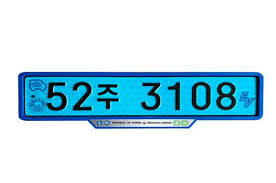
#> input picture 1.jpg, 276 x 183 px
$ python main.py
#> lines starting #> are read from the running program, lines starting #| are printed output that depends on the picture; after the words box and inside, x2 and y2 are one past the last pixel; in counts of white or black regions, pixels touching at a corner belong together
import cv2
import numpy as np
import matplotlib.pyplot as plt
import pytesseract

plt.style.use('dark_background')

img_ori = cv2.imread('1.jpg')
#> img_ori is the input picture: shape (183, 276, 3); mean B, G, R 236.3, 224.9, 195.6

height, width, channel = img_ori.shape
#> height = 183; width = 276; channel = 3

gray = cv2.cvtColor(img_ori, cv2.COLOR_BGR2GRAY)
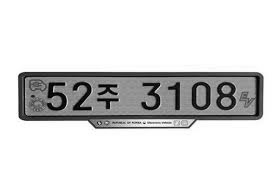
#> gray: shape (183, 276); min 0, max 255, mean 217.4

structuringElement = cv2.getStructuringElement(cv2.MORPH_RECT, (3, 3))

imgTopHat = cv2.morphologyEx(gray, cv2.MORPH_TOPHAT, structuringElement)
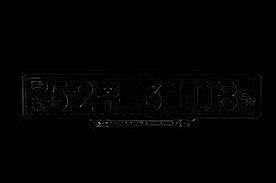
#> imgTopHat: shape (183, 276); min 0, max 148, mean 1.7
imgBlackHat = cv2.morphologyEx(gray, cv2.MORPH_BLACKHAT, structuringElement)
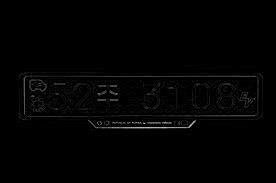
#> imgBlackHat: shape (183, 276); min 0, max 198, mean 2.7

imgGrayscalePlusTopHat = cv2.add(gray, imgTopHat)
gray = cv2.subtract(imgGrayscalePlusTopHat, imgBlackHat)
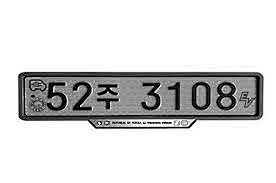
#> gray: shape (183, 276); min 0, max 255, mean 217.1


#노이즈 줄이기 위해
# 이미지 구별하기 쉽게  (0, 255)

img_blurred = cv2.GaussianBlur(gray, ksize=(5, 5), sigmaX=0)
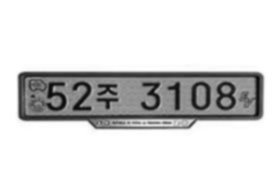
#> img_blurred: shape (183, 276); min 10, max 255, mean 217.1

img_thresh = cv2.adaptiveThreshold(
    img_blurred,
    maxValue=255.0,
    adaptiveMethod=cv2.ADAPTIVE_THRESH_GAUSSIAN_C,
    thresholdType=cv2.THRESH_BINARY_INV,
    blockSize=19,
    C=9
)
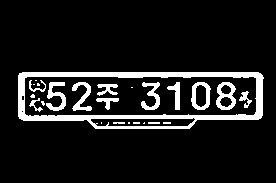
#> img_thresh: shape (183, 276); 10.8% white; 25 white regions (11 under 20 px)
#
# plt.figure(figsize=(12, 10))
# plt.imshow(img_thresh, cmap='gray')
# plt.show()

#윤곽선

contours, _ = cv2.findContours(
    img_thresh,
    mode=cv2.RETR_LIST,
    method=cv2.CHAIN_APPROX_SIMPLE
)
#> contours = 32 contours, 15 with area under 20; largest, box (x1, y1, x2, y2) and area: (18, 72, 264, 129) 12434, (24, 76, 257, 117) 8976, (90, 117, 196, 127) 788, (191, 82, 211, 110) 427, (216, 82, 236, 110) 416

temp_result = np.zeros((height, width, channel), dtype=np.uint8)

#> (the run stopped early here; a loop or call above may not have finished)

$ run again, with 5.jpg copied over 1.jpg
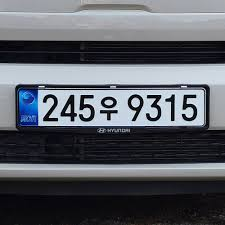
#> input picture 5.jpg, 225 x 225 px
#> img_ori is the input picture: shape (225, 225, 3); mean B, G, R 100.1, 93.1, 89.6
#> `imgBlackHat = cv2.morphologyEx(gray, cv2.MORPH_BLACKHAT, structuringEl..`:
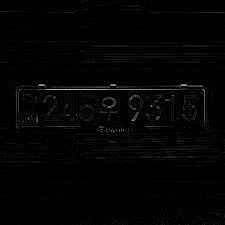
#> imgBlackHat: shape (225, 225); min 0, max 196, mean 3.8
#> `img_thresh = cv2.adaptiveThreshold( img_blurred, maxValue=255.0, adapt..`:
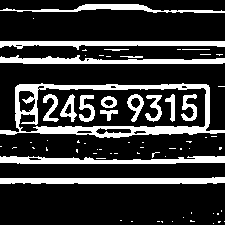
#> img_thresh: shape (225, 225); 20.9% white; 69 white regions (51 under 20 px)
#> contours = 83 contours, 59 with area under 20; largest, box (x1, y1, x2, y2) and area: (0, 83, 225, 138) 9577, (18, 87, 207, 133) 6657, (0, 177, 225, 184) 1092, (0, 156, 225, 164) 1028, (0, 55, 225, 64) 946

$ run again, with 3.png saved as 1.jpg
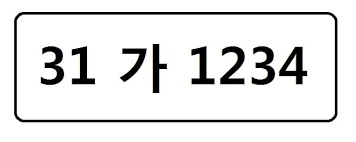
#> input picture 3.png, 356 x 142 px
#> img_ori is the input picture: shape (142, 356, 3); mean B, G, R 227.6, 227.7, 227.7
#> `img_blurred = cv2.GaussianBlur(gray, ksize=(5, 5), sigmaX=0)`:
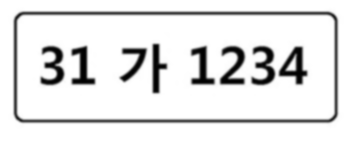
#> img_blurred: shape (142, 356); min 0, max 255, mean 227.6
#> `img_thresh = cv2.adaptiveThreshold( img_blurred, maxValue=255.0, adapt..`:
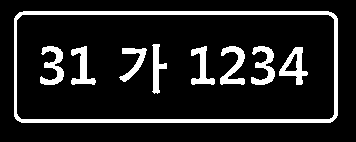
#> img_thresh: shape (142, 356); 13% white; 9 white regions
#> contours = 11 contours; largest, box (x1, y1, x2, y2) and area: (14, 11, 338, 123) 35772, (16, 14, 335, 120) 33335, (279, 47, 308, 85) 505, (220, 46, 245, 85) 384, (40, 46, 64, 85) 377
